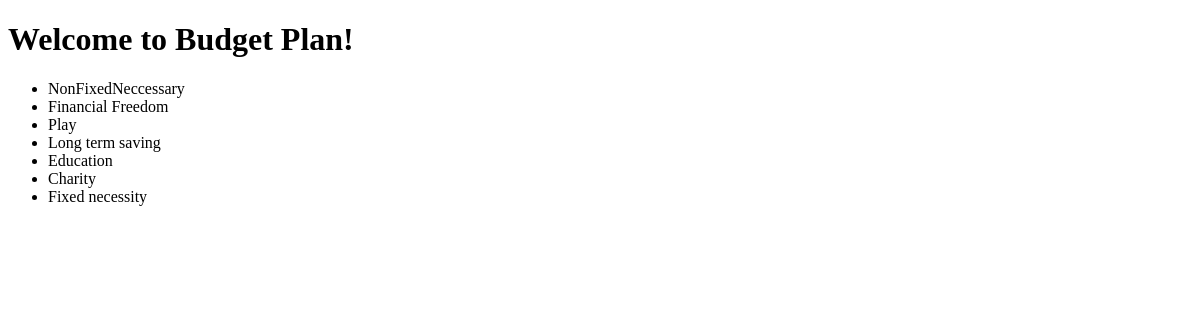
Before: /budget/category/list/ with the older database file.
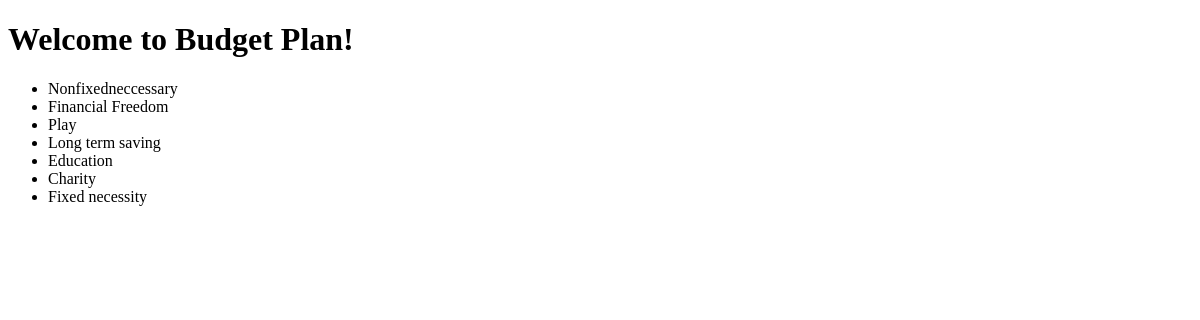
After: the same page with the newer database file.
### budget/models.py (models this page shows, shortened)
class Category(models.Model):
    name = CharField(max_length=128)
    method = ForeignKey(SavingMethod, null=True, on_delete=models.DO_NOTHING)

### budget/views.py (the view)
# urls.py: path('budget/category/list/', CategoryListView.as_view(), name='category_list'),
class CategoryListView(ListView):
    template_name = "categories/list.html"
    model = Category
    context_object_name = "category_list"

### budget/templates/categories/list.html
{% extends "base.html" %}
{% block content %}
  <h1>Welcome to Budget Plan!</h1>
  <ul>
    {% for category in category_list %}
      <li>
        {{ category.name }}
      </li>
    {% endfor %}
  </ul>
{% endblock %}

Changed rows visible on the page:
changed Category: name "NonFixedNeccessary" → "Nonfixedneccessary"
